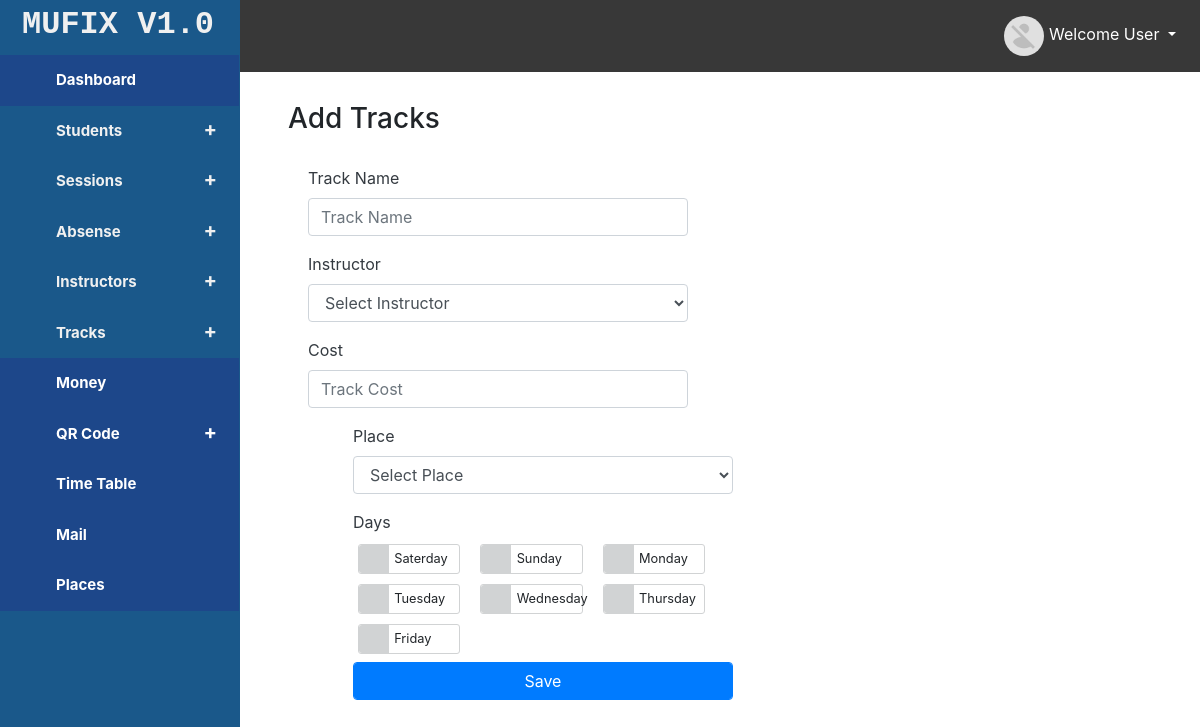
Screenshot of /tracks/add (signed in) with the database file from the repository.
### tables this page shows
CREATE TABLE `att_week_days` (
  `day_id` int(11) NOT NULL,
  `day_name` varchar(10) NOT NULL
);

### app/controllers/abstractcontroller.php (called while the page is built, shortened)
<?php
class AbstractController
{
    protected $CONTROLLER;
    protected $ACTION;
    protected $TEMPLATE;
    public $_DATA;
    public function view(){
        $view =VIEW_PATH.strtolower($this->CONTROLLER).DS.strtolower($this->ACTION).'.view.php';
        $this->TEMPLATE->setData($this->_DATA);
        $this->TEMPLATE->setView($view);
        $this->TEMPLATE->RenderApp();
    }
    public function setController($controller){
        $this->CONTROLLER=$controller;
    }
    public function setAction($action){
        $this->ACTION=$action;
    }
    public function setTemplate($template){
        $this->TEMPLATE=$template;
    }
}

### app/lib/brain.php (called while the page is built, shortened)
<?php
class Brain
{
    private $_controller;
    private $_action;
    private $_params;
    private $_template;
    public function __construct(\App\Lib\Template $template)
    {
        if (isset($_SESSION['user_auth'])) {
            $this->_controller = 'index';
            $this->_action = 'default';
            $this->_template=$template;
        }
    }
    public function _parseUrl($url)
    {
        $url = trim($url, '/');
        $url_parts = explode('/', $url, 3);
        if (isset($url_parts[0]) and !empty($url_parts[0])){
            $this->_controller = $url_parts[0];
        }
        if (isset($url_parts[1]) and !empty($url_parts[1])){
            $this->_action = $url_parts[1];
        }
    }
    public function _dispath()
    {
        $this->_controller=ucfirst($this->_controller);
        $CONTROLLERNAME=$this->_controller.'Controller';
        $CONTROLLERNAME='App\Controllers\\'.$CONTROLLERNAME;
        $ACTIONNAME=$this->_action;
        if (!class_exists($CONTROLLERNAME)){
            $CONTROLLERNAME=self::NOTFOUNDCONTROLLER;
            $this->_controller='NotFound';
            $this->_action='notfound';
            $ACTIONNAME=$this->_action;
        }else{
            if(!method_exists(new $CONTROLLERNAME,$ACTIONNAME.'Action')){
                $this->_action='notfound';
                $ACTIONNAME=$this->_action;
            }else{
                $ACTIONNAME=$this->_action;
            }
        }
        $object=new $CONTROLLERNAME;
        $object->setController($this->_controller);
        $object->setAction($this->_action);
        $object->setParams($this->_params);
        $object->setTemplate($this->_template);
        $ACTIONNAME=$ACTIONNAME.'Action';
        ($object)->$ACTIONNAME();
    }
}

### public/index.php (called while the page is built, shortened)
<?php
$RESOURCES=require_once '..'.DS.'app'.DS.'config'.DS.'tempconfig.php';
$Startup=new Lib\Brain(new  Lib\Template($RESOURCES));
$Startup->_dispath();

### app/lib/Services.php (called while the page is built, shortened)
<?php
class Services
{
    public static  function getAll($tablename,$colums="*",$conditions=""){
        $Handler=Database::Connection();
        $SQL="SELECT ".$colums." FROM ".$tablename.' '.$conditions;
        $Stmt=$Handler->prepare($SQL);
        $result=$Stmt->execute();
        $data=$Stmt->fetchAll(\PDO::FETCH_OBJ);
        if ($result===true){
            return array(
                'Msg'        =>'Data Founded',
                'Data'       =>$data,
                'Type'       =>'success',
                'Status'     =>true
            );
        }else{
            return array(
                'Msg'        =>'No Data Found',
                'Type'       =>'danger',
                'Status'     =>false
            );
        }
    }
}

### app/views/tracks/add.view.php (the view, shortened to what this page needs)
<?php
extract($this->Data);
?>
<div class="container">
    <div class="row">
        <div class="col-xs-12">
            <div class="track-panel">
                <h3>Add Tracks</h3>
            </div>
        </div>
        <div class="col-xs-12 trackss">
            <div class="col-xs-12 add-track">
                <form autocomplete="off" novalidate method="post" action="/tracks/add">
                    <div class="col-xs-6 tracks-left-side">
                        <div class="form-group">
                            <label><span class="text-dark">Track Name</span></label>
                            <input type="text" name="track_name" class="form-control"  placeholder="Track Name">
                        </div>
                        <div class="form-group">
                            <label><span class="text-dark">Instructor</span></label>
                            <select class="form-control" name="track_instructor_id">
                                <option selected disabled>Select Instructor</option>
                            </select>
                        </div>
                        <div class="form-group">
                            <label><span class="text-dark">Cost</span></label>
                            <input type="text" name="track_cost" class="form-control"  placeholder="Track Cost">
                        </div>
                    </div>
                    <div class="col-xs-6 tracks-right-side">
                        <div class="form-group">
                            <label><span class="text-dark">Place</span></label>
                            <select class="form-control" name="track_place_id">
                                <option selected disabled>Select Place</option>
                            </select>
                        </div>
                        <label><span class="text-dark">Days</label>
                        <div class="tracks-choice">
                            <div class="row">
                                <?php
                                foreach ($days as $day):?>
                                    <div class="track-item">
                                        <div class="funkyradio-danger">
                                            <div class="funkyradio-md">
                                                <label for="radio-md-<?=$day->day_id;?>"><?=$day->day_name;?></label>
                                            </div>
                                        </div>
                                    </div>
                                <?php endforeach;?>
                            </div>
                        </div>
                        <div class="form-group">
                            <button type="submit" class="btn btn-primary form-control">Save</button>
                        </div>
                    </div>
                </form>
            </div>
        </div>
    </div>
</div>

### public/css/simple-sidebar.css (style rules this page uses)
body { overflow-x: hidden; }

### public/css/mystyle.css (style rules this page uses)
* { box-sizing:border-box; -moz-box-sizing:border-box; -webkit-box-sizing:border-box; }
body { background: #f0f0f0; }
body { margin: 0; padding: 0; }
#page-content-wrapper .row ,.row { display: block; }
#page-content-wrapper .row form { margin: 30px }
.trackss { width: 90%; margin: auto; margin-bottom: 50px; }
.tracks-right-side { margin-left: 45px; }
.tracks-left-side { margin-right: 45px; }
.tracks-left-side,.tracks-right-side { float: left; width: 45%; }
#page-content-wrapper .row .trackss form { margin: 0px; margin-left: 20px; }
.track-panel { margin: 30px auto; width: 90%; }
.funkyradio-md label:not(.simple) { width: 100%; border-radius: 3px; border: 1px solid #D1D3D4; font-weight: normal; }
.funkyradio-md input[type="checkbox"]:empty ~ label { position: relative; line-height: 2.15em; text-indent: 2.75em; margin-top: 0.2em; cursor: pointer; -webkit-user-select: none; -moz-user-select: none; -ms-user-select: none; user-select: none; font-size: 0.8rem; }
.funkyradio-md input[type="checkbox"]:empty ~ label:before { position: absolute; display: block; top: 0; bottom: 0; left: 0; content:' '; width: 2.5em; font-size: 0.75rem; background: #D1D3D4; border-radius: 3px 0 0 3px; }
.tracks-choice { overflow: hidden; }
.tracks-choice .track-item { float: left; width: 25%; margin-left: 20px; }

### rows the page displays
att_week_days: day_name "Saterday"
att_week_days: day_name "Sunday"
att_week_days: day_name "Monday"
att_week_days: day_name "Tuesday"
att_week_days: day_name "Wednesday"
att_week_days: day_name "Thursday"
att_week_days: day_name "Friday"
